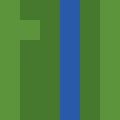

Tiled map render using the project's own tile images. Description and the map definition, with tile-layer contents summarised, below:
An orthogonal 6x6 tile map with 20x20 px tiles, 2 tile layers (Ground, Items), 3 tilesets.

<map version="1.0" orientation="orthogonal" renderorder="right-down" width="6" height="6" tilewidth="20" tileheight="20">
 <tileset firstgid="1" name="Tiny Terrain" tilewidth="20" tileheight="20" columns="2" tilecount="2">
  <image source="terrain/bitmaps/tiny_terrain.png" width="40" height="20" />
 </tileset>
 <tileset firstgid="2" source="terrain/Tiny Grass.tsx" />
 <tileset firstgid="3" name="Water" tilewidth="20" tileheight="20" columns="1" tilecount="1">
  <image source="bitmaps/tiny_water.png" width="20" height="20" />
 </tileset>
 <layer name="Ground" width="6" height="6">
  <data>[36 cells, 36 non-empty, 3 distinct tile ids]</data>
 </layer>
 <layer name="Items" width="6" height="6">
  <data>[36 cells, 1 non-empty, 1 distinct tile ids]</data>
 </layer>
 <objectgroup name="Triggers" />
</map>
